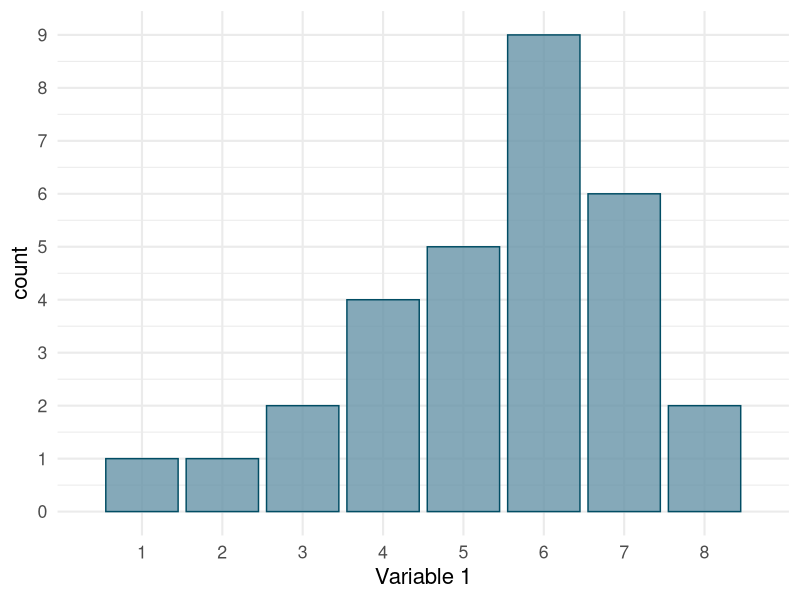
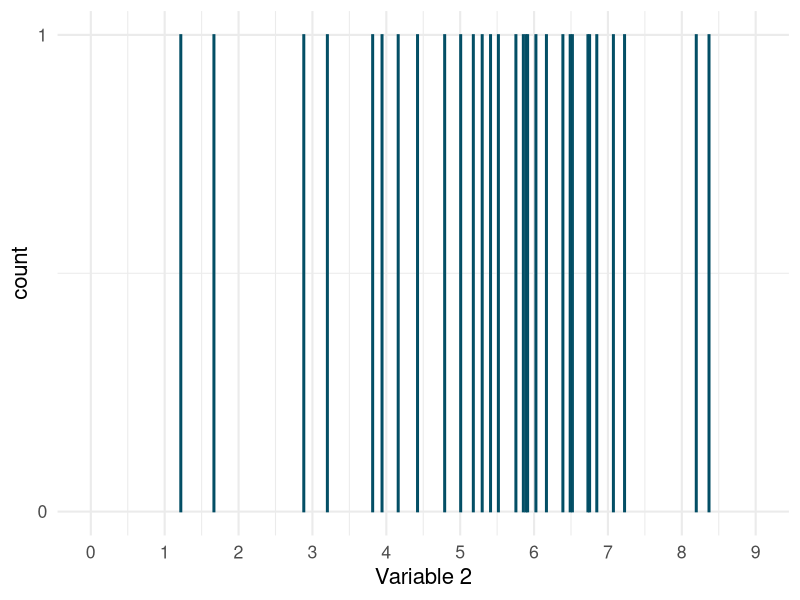
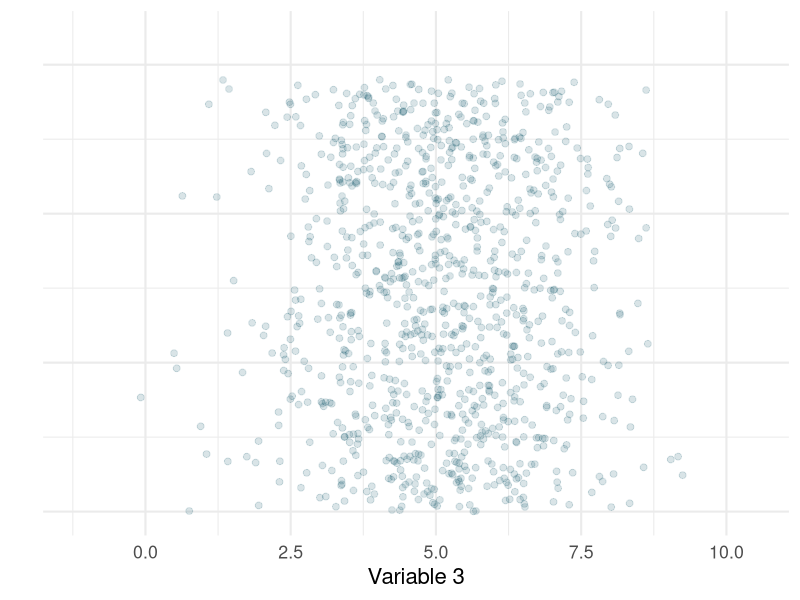
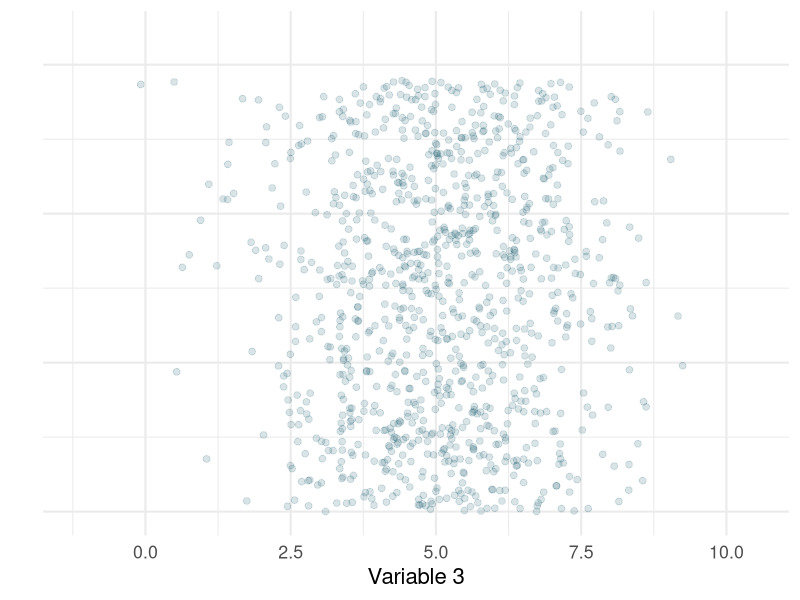
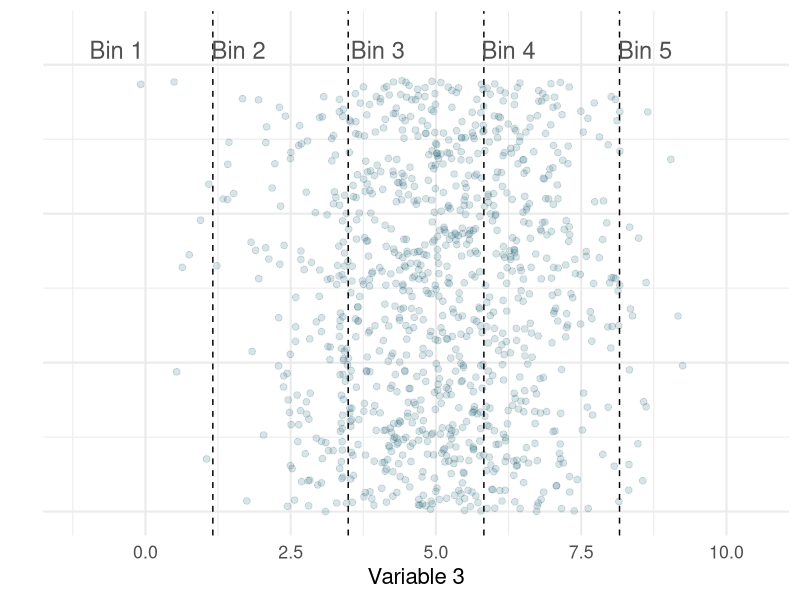
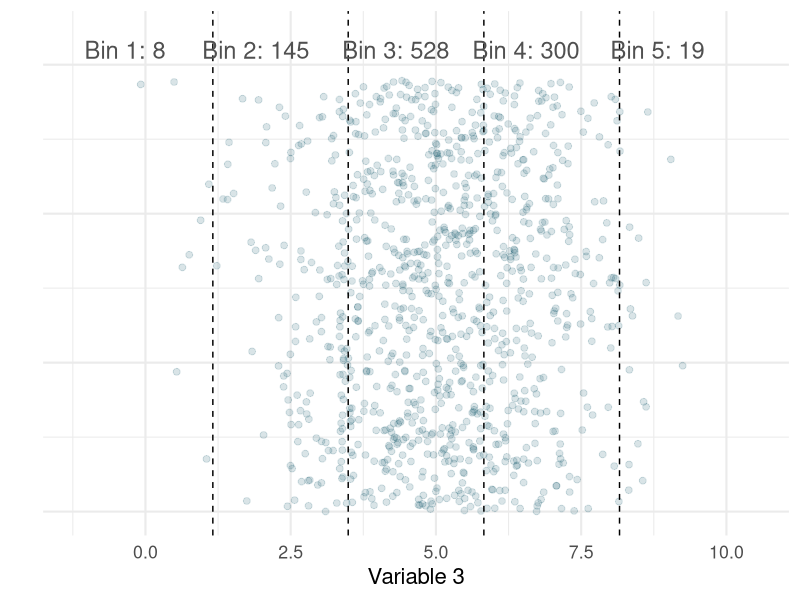
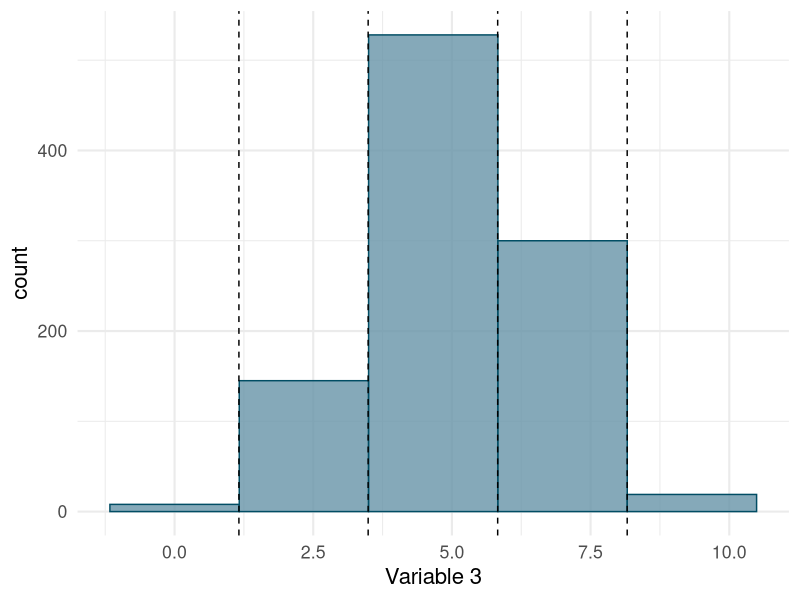
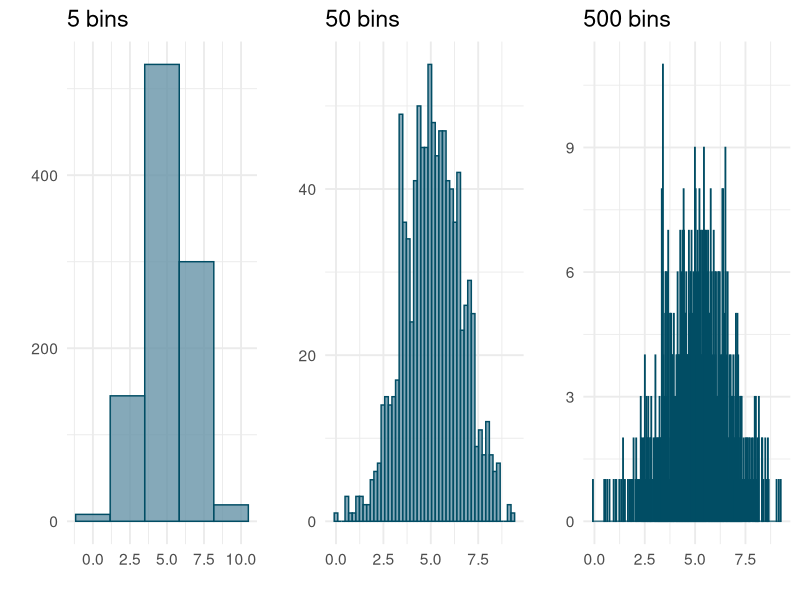

Generate these figures, in order, with R:
## ---- chunk 1
library(tidyverse)
library(kableExtra)
library(ggpubr)
## ---- chunk 2
#| echo: false


# Create the table
data <- data.frame(
  Question = c(
    "How far do you live from the Jourdan University building?",
    "How do you get there, usually?",
    "How much time approximately does it take you to get there?",
    "What arrondissement/suburb do you live in?",
    "Compared to your classmates, how close do you think you live to University?",
    "What’s the most annoying part of your itinerary to/from university?",
    "Please indicate your level of (dis)agreement with the following statement: 'My itinerary to university is annoying.'"
  ),
  Answer_Option = c(rep(" ", times = 7)
  ),
  Variable_Name = c(rep(" ", times = 7)
  ),
  Variable_Type = c(
    " ", " ", " ",
    " ", " ",
    " ", " "
  )
  )

# Render with kableExtra and small text size
kbl(data, col.names = c("Survey Question", "Answer Options", "Variable Name", "Variable Type"),
    booktabs = TRUE, align = "l", escape = FALSE) %>%
  kable_styling(full_width = FALSE, position = "center", font_size = 20) 
## ---- chunk 3
#| echo: false


# Create the table
data <- data.frame(
  Question = c(
    "How far do you live from the Jourdan University building?",
    "How do you get there, usually?",
    "How much time approximately does it take you to get there?",
    "What arrondissement/suburb do you live in?",
    "Compared to your classmates, how close do you think you live to University?",
    "What’s the most annoying part of your itinerary to/from university?",
    "Please indicate your level of (dis)agreement with the following statement: 'My itinerary to university is annoying.'"
  ),
  Answer_Option = c(
    "Use the exact distance in km",
    "Bike, Metro, Walking, or Other",
    "less than 15 mins, between 15 and 60 mins, more than 60 mins",
    "Open-ended",
    "Closer, About the same, Further away",
    "Describe briefly",
    "1: Fully disagree – 5: Fully agree"
  ),
  Variable_Name = c(rep(" ", times = 7)
  ),
  Variable_Type = c(
    " ", " ", " ",
    " ", " ",
    " ", " "
  )
)

# Render with kableExtra and small text size
kbl(data, col.names = c("Survey Question", "Answer Options", "Variable Name", "Variable Type"),
    booktabs = TRUE, align = "l", escape = FALSE) %>%
  kable_styling(full_width = FALSE, position = "center", font_size = 20) 
## ---- chunk 4
#| echo: false


# Create the table
data <- data.frame(
  Question = c(
    "How far do you live from the Jourdan University building?",
    "How do you get there, usually?",
    "How much time approximately does it take you to get there?",
    "What arrondissement/suburb do you live in?",
    "Compared to your classmates, how close do you think you live to University?",
    "What’s the most annoying part of your itinerary to/from university?",
    "Please indicate your level of (dis)agreement with the following statement: 'My itinerary to university is annoying.'"
  ),
  Answer_Option = c(
    "Use the exact distance in km",
    "Bike, Metro, Walking, or Other",
    "less than 15 mins, between 15 and 60 mins, more than 60 mins",
    "Open-ended",
    "Closer, About the same, Further away",
    "Describe briefly",
    "1: Fully disagree – 5: Fully agree"
  ),
  Variable_Name = c(
    "Distance to school", "Mode of transportation", "Travel time",
    "Place of residence", "Relative perceived distance",
    "Object of annoyance", "Degree of annoyance"
  ),
  Variable_Type = c(
    " ", " ", " ",
    " ", " ",
    " ", " "
  )
)

# Render with kableExtra and small text size
kbl(data, col.names = c("Survey Question", "Answer Options", "Variable Name", "Variable Type"),
    booktabs = TRUE, align = "l", escape = FALSE) %>%
  kable_styling(full_width = FALSE, position = "center", font_size = 20) 
## ---- chunk 5
#| echo: false


# Create the table
data <- data.frame(
  Question = c(
    "How far do you live from the Jourdan University building?",
    "How do you get there, usually?",
    "How much time approximately does it take you to get there?",
    "What arrondissement/suburb do you live in?",
    "Compared to your classmates, how close do you think you live to University?",
    "What’s the most annoying part of your itinerary to/from university?",
    "Please indicate your level of (dis)agreement with the following statement: 'My itinerary to university is annoying.'"
  ),
  Answer_Option = c(
    "Use the exact distance in km",
    "Bike, Metro, Walking, or Other",
    "less than 15 mins, between 15 and 60 mins, more than 60 mins",
    "Open-ended",
    "Closer, About the same, Further away",
    "Describe briefly",
    "1: Fully disagree – 5: Fully agree"
  ),
  Variable_Name = c(
    "Distance to school", "Mode of transportation", "Travel time",
    "Place of residence", "Relative perceived distance",
    "Object of annoyance", "Degree of annoyance"
  ),
  Variable_Type = c(
    "Numeric", " ", " ",
    " ", " ",
    " ", " "
  )
)

# Modify the value to include HTML styling
data$Variable_Type[1] <- cell_spec(data$Variable_Type[1], extra_css = "border: 3px solid red;")

# Render with kableExtra and small text size
kbl(data, col.names = c("Survey Question", "Answer Options", "Variable Name", "Variable Type"),
    booktabs = TRUE, align = "l", escape = FALSE) %>%
  kable_styling(full_width = FALSE, position = "center", font_size = 20) 
## ---- chunk 6
#| echo: false


# Create the table
data <- data.frame(
  Question = c(
    "How far do you live from the Jourdan University building?",
    "How do you get there, usually?",
    "How much time approximately does it take you to get there?",
    "What arrondissement/suburb do you live in?",
    "Compared to your classmates, how close do you think you live to University?",
    "What’s the most annoying part of your itinerary to/from university?",
    "Please indicate your level of (dis)agreement with the following statement: 'My itinerary to university is annoying.'"
  ),
  Answer_Option = c(
    "Use the exact distance in km",
    "Bike, Metro, Walking, or Other",
    "less than 15 mins, between 15 and 60 mins, more than 60 mins",
    "Open-ended",
    "Closer, About the same, Further away",
    "Describe briefly",
    "1: Fully disagree – 5: Fully agree"
  ),
  Variable_Name = c(
    "Distance to school", "Mode of transportation", "Travel time",
    "Place of residence", "Relative perceived distance",
    "Object of annoyance", "Degree of annoyance"
  ),
  Variable_Type = c(
    "Numeric", "Nominal", " ",
    " ", " ",
    " ", " "
  )
)

# Modify the value to include HTML styling
data$Variable_Type[2] <- cell_spec(data$Variable_Type[2], extra_css = "border: 3px solid red;")

# Render with kableExtra and small text size
kbl(data, col.names = c("Survey Question", "Answer Options", "Variable Name", "Variable Type"),
    booktabs = TRUE, align = "l", escape = FALSE) %>%
  kable_styling(full_width = FALSE, position = "center", font_size = 20) 
## ---- chunk 7
#| echo: false


# Create the table
data <- data.frame(
  Question = c(
    "How far do you live from the Jourdan University building?",
    "How do you get there, usually?",
    "How much time approximately does it take you to get there?",
    "What arrondissement/suburb do you live in?",
    "Compared to your classmates, how close do you think you live to University?",
    "What’s the most annoying part of your itinerary to/from university?",
    "Please indicate your level of (dis)agreement with the following statement: 'My itinerary to university is annoying.'"
  ),
  Answer_Option = c(
    "Use the exact distance in km",
    "Bike, Metro, Walking, or Other",
    "less than 15 mins, between 15 and 60 mins, more than 60 mins",
    "Open-ended",
    "Closer, About the same, Further away",
    "Describe briefly",
    "1: Fully disagree – 5: Fully agree"
  ),
  Variable_Name = c(
    "Distance to school", "Mode of transportation", "Travel time",
    "Place of residence", "Relative perceived distance",
    "Object of annoyance", "Degree of annoyance"
  ),
  Variable_Type = c(
    "Numeric", "Nominal", "Ordinal",
    " ", " ",
    " ", " "
  )
)

# Modify the value to include HTML styling
data$Variable_Type[3] <- cell_spec(data$Variable_Type[3], extra_css = "border: 3px solid red;")

# Render with kableExtra and small text size
kbl(data, col.names = c("Survey Question", "Answer Options", "Variable Name", "Variable Type"),
    booktabs = TRUE, align = "l", escape = FALSE) %>%
  kable_styling(full_width = FALSE, position = "center", font_size = 20) 
## ---- chunk 8
#| echo: false


# Create the table
data <- data.frame(
  Question = c(
    "How far do you live from the Jourdan University building?",
    "How do you get there, usually?",
    "How much time approximately does it take you to get there?",
    "What arrondissement/suburb do you live in?",
    "Compared to your classmates, how close do you think you live to University?",
    "What’s the most annoying part of your itinerary to/from university?",
    "Please indicate your level of (dis)agreement with the following statement: 'My itinerary to university is annoying.'"
  ),
  Answer_Option = c(
    "Use the exact distance in km",
    "Bike, Metro, Walking, or Other",
    "less than 15 mins, between 15 and 60 mins, more than 60 mins",
    "Open-ended",
    "Closer, About the same, Further away",
    "Describe briefly",
    "1: Fully disagree – 5: Fully agree"
  ),
  Variable_Name = c(
    "Distance to school", "Mode of transportation", "Travel time",
    "Place of residence", "Relative perceived distance",
    "Object of annoyance", "Degree of annoyance"
  ),
  Variable_Type = c(
    "Numeric", "Nominal", "Ordinal",
    "Nominal", " ",
    " ", " "
  )
)

# Modify the value to include HTML styling
data$Variable_Type[4] <- cell_spec(data$Variable_Type[4], extra_css = "border: 3px solid red;")

# Render with kableExtra and small text size
kbl(data, col.names = c("Survey Question", "Answer Options", "Variable Name", "Variable Type"),
    booktabs = TRUE, align = "l", escape = FALSE) %>%
  kable_styling(full_width = FALSE, position = "center", font_size = 20) 
## ---- chunk 9
#| echo: false


# Create the table
data <- data.frame(
  Question = c(
    "How far do you live from the Jourdan University building?",
    "How do you get there, usually?",
    "How much time approximately does it take you to get there?",
    "What arrondissement/suburb do you live in?",
    "Compared to your classmates, how close do you think you live to University?",
    "What’s the most annoying part of your itinerary to/from university?",
    "Please indicate your level of (dis)agreement with the following statement: 'My itinerary to university is annoying.'"
  ),
  Answer_Option = c(
    "Use the exact distance in km",
    "Bike, Metro, Walking, or Other",
    "less than 15 mins, between 15 and 60 mins, more than 60 mins",
    "Open-ended",
    "Closer, About the same, Further away",
    "Describe briefly",
    "1: Fully disagree – 5: Fully agree"
  ),
  Variable_Name = c(
    "Distance to school", "Mode of transportation", "Travel time",
    "Place of residence", "Relative perceived distance",
    "Object of annoyance", "Degree of annoyance"
  ),
  Variable_Type = c(
    "Numeric", "Nominal", "Ordinal",
    "Nominal", "Ordinal",
    " ", " "
  )
)

# Modify the value to include HTML styling
data$Variable_Type[5] <- cell_spec(data$Variable_Type[5], extra_css = "border: 3px solid red;")

# Render with kableExtra and small text size
kbl(data, col.names = c("Survey Question", "Answer Options", "Variable Name", "Variable Type"),
    booktabs = TRUE, align = "l", escape = FALSE) %>%
  kable_styling(full_width = FALSE, position = "center", font_size = 20) 
## ---- chunk 10
#| echo: false


# Create the table
data <- data.frame(
  Question = c(
    "How far do you live from the Jourdan University building?",
    "How do you get there, usually?",
    "How much time approximately does it take you to get there?",
    "What arrondissement/suburb do you live in?",
    "Compared to your classmates, how close do you think you live to University?",
    "What’s the most annoying part of your itinerary to/from university?",
    "Please indicate your level of (dis)agreement with the following statement: 'My itinerary to university is annoying.'"
  ),
  Answer_Option = c(
    "Use the exact distance in km",
    "Bike, Metro, Walking, or Other",
    "less than 15 mins, between 15 and 60 mins, more than 60 mins",
    "Open-ended",
    "Closer, About the same, Further away",
    "Describe briefly",
    "1: Fully disagree – 5: Fully agree"
  ),
  Variable_Name = c(
    "Distance to school", "Mode of transportation", "Travel time",
    "Place of residence", "Relative perceived distance",
    "Object of annoyance", "Degree of annoyance"
  ),
  Variable_Type = c(
    "Numeric", "Nominal", "Ordinal",
    "Nominal", "Ordinal",
    "Open-ended", " "
  )
)

# Modify the value to include HTML styling
data$Variable_Type[6] <- cell_spec(data$Variable_Type[6], extra_css = "border: 3px solid red;")

# Render with kableExtra and small text size
kbl(data, col.names = c("Survey Question", "Answer Options", "Variable Name", "Variable Type"),
    booktabs = TRUE, align = "l", escape = FALSE) %>%
  kable_styling(full_width = FALSE, position = "center", font_size = 20) 
## ---- chunk 11
#| echo: false


# Create the table
data <- data.frame(
  Question = c(
    "How far do you live from the Jourdan University building?",
    "How do you get there, usually?",
    "How much time approximately does it take you to get there?",
    "What arrondissement/suburb do you live in?",
    "Compared to your classmates, how close do you think you live to University?",
    "What’s the most annoying part of your itinerary to/from university?",
    "Please indicate your level of (dis)agreement with the following statement: 'My itinerary to university is annoying.'"
  ),
  Answer_Option = c(
    "Use the exact distance in km",
    "Bike, Metro, Walking, or Other",
    "less than 15 mins, between 15 and 60 mins, more than 60 mins",
    "Open-ended",
    "Closer, About the same, Further away",
    "Describe briefly",
    "1: Fully disagree – 5: Fully agree"
  ),
  Variable_Name = c(
    "Distance to school", "Mode of transportation", "Travel time",
    "Place of residence", "Relative perceived distance",
    "Object of annoyance", "Degree of annoyance"
  ),
  Variable_Type = c(
    "Numeric", "Nominal", "Ordinal",
    "Nominal", "Ordinal",
    "Open-ended", "Ordinal/Numeric/Discrete"
  )
)

# Modify the value to include HTML styling
data$Variable_Type[7] <- cell_spec(data$Variable_Type[7], extra_css = "border: 3px solid red;")

# Render with kableExtra and small text size
kbl(data, col.names = c("Survey Question", "Answer Options", "Variable Name", "Variable Type"),
    booktabs = TRUE, align = "l", escape = FALSE) %>%
  kable_styling(full_width = FALSE, position = "center", font_size = 20) 
## ---- chunk 12
#| echo: false
variable_types <- data.frame(
  Variable_Type = c("Nominal", "Ordinal", "Continuous", "Discrete", "Qualitative"),
  Description = c(
    "The color of a flower is another example of a nominal variable. 
Is the flower white, orange, or red? None of those options is “more” than the others; they’re just different.",
    "An ordinal variable, just like nominal variables, has categories. But some values are clearly “more” and others clearly “less” - you can ‘order’ observations. However, it is not clear how much more or less one value is than another, and differences might not always be the same between one value and the next.",
    "A continuous variable can take any numeric value within a given range.",
    "A discrete variable is numeric, but can only take specific, distinct values. For example, the score given by a judge to a gymnast (only integer values between 0 and 10).",
"Free text. To quantify it, people typically try to cateogrize them."
  ),
  Example = c(
    "Flower color (White, Orange, Red)",
    "Satisfaction levels (Low, Medium, High)",
    "A person's height (e.g., 170.5 cm)",
    "A judge's score in a gymnast competition (only integer values between 0 and 10)", 
    "Open-ended survey answers (e.g. 'Describe your day in detail') or a data frame with news paper headlines"
  )
)

# Render the table with kable
kbl(variable_types, 
    col.names = c("Variable Type", "Description", "Example"), 
    booktabs = TRUE, 
    align = "l") |> 
  kable_styling(full_width = FALSE, position = "center", font_size = 20) |> 
  column_spec(1, bold = TRUE)  # Make the first column bold and slightly larger
## ---- chunk 13
#| echo: false
data <- read.csv("../data/distribution_data.csv")

data |> 
  select(V1) 
## ---- chunk 14
#| echo: false
data |> 
  group_by(V1) |> 
  summarise(n = n())
## ---- chunk 15
ggplot(data, aes(x = V1)) +
  geom_bar(stat = "count", fill = "#6794A7", color = "#014D64", alpha = .8) +
  scale_y_continuous(limits = c(0, 9), breaks = 0:9) + 
  scale_x_discrete(name = "Variable 1", limits = 1:8) +
  theme_minimal(base_size = 16)
## ---- chunk 16
#| echo: false
data <- read.csv("../data/distribution_data.csv")

data |> 
  select(V1) 
## ---- chunk 17
ggplot(data, aes(x = V2)) +
  geom_bar(stat = "count", fill = "#6794A7", color = "#014D64", alpha = .8) +
  scale_y_continuous(limits = 0:1, breaks = 0:1) + 
  scale_x_continuous(name = "Variable 2", limits = c(0, 9), breaks = 0:9) +
  theme_minimal(base_size = 16)
## ---- chunk 18
hist_data <- read.csv("../data/hist_illustration.csv") %>%
  mutate(y = runif(1000, 0, 1.45))
jitter_plot <- ggplot(hist_data, aes(x = x, y = y)) + 
  geom_point(alpha = .15, size = 2, fill = "#6794A7", color = "#014D64", height = .5, width = 0) + 
  scale_x_continuous(name = "Variable 3", limits = c(-1.1775, 10.4925), breaks = seq(0, 10, 2.5)) +
  scale_y_continuous(name = "", limits = c(0, 1.6)) + 
  theme_minimal(base_size = 16) + theme(axis.text.y = element_blank())
jitter_plot
## ---- chunk 19
hist_data <- read.csv("../data/hist_illustration.csv") %>%
  mutate(y = runif(1000, 0, 1.45))
jitter_plot <- ggplot(hist_data, aes(x = x, y = y)) + 
  geom_point(alpha = .15, size = 2, fill = "#6794A7", color = "#014D64", height = .5, width = 0) + 
  scale_x_continuous(name = "Variable 3", limits = c(-1.1775, 10.4925), breaks = seq(0, 10, 2.5)) +
  scale_y_continuous(name = "", limits = c(0, 1.6)) + 
  theme_minimal(base_size = 16) + theme(axis.text.y = element_blank())
jitter_plot
## ---- chunk 20
jitter_plot +
  geom_vline(xintercept = c(1.160, 3.49, 5.825, 8.160), linetype = "dashed") +
  annotate("text", x = -.5, y = 1.55, label = "Bin 1", size = 6, color = "#505050") +
  annotate("text", x = 1.6, y = 1.55, label = "Bin 2", size = 6, color = "#505050") +
  annotate("text", x = 4, y = 1.55, label = "Bin 3", size = 6, color = "#505050") +
  annotate("text", x = 6.25, y = 1.55, label = "Bin 4", size = 6, color = "#505050") +
  annotate("text", x = 8.6, y = 1.55, label = "Bin 5", size = 6, color = "#505050")
## ---- chunk 21
jitter_plot +
  geom_vline(xintercept = c(1.160, 3.49, 5.825, 8.160), linetype = "dashed") +
  annotate("text", x = -.35, y = 1.55, label = "Bin 1: 8", size = 6, color = "#505050") +
  annotate("text", x = 1.9, y = 1.55, label = "Bin 2: 145", size = 6, color = "#505050") +
  annotate("text", x = 4.31, y = 1.55, label = "Bin 3: 528", size = 6, color = "#505050") +
  annotate("text", x = 6.55, y = 1.55, label = "Bin 4: 300", size = 6, color = "#505050") +
  annotate("text", x = 8.815, y = 1.55, label = "Bin 5: 19", size = 6, color = "#505050")
## ---- chunk 22
ggplot(hist_data, aes(x = x)) +
  geom_histogram(fill = "#6794A7", color = "#014D64", alpha = .8, bins = 5) + 
  geom_vline(xintercept = c(1.160, 3.49, 5.825, 8.160), linetype = "dashed") + 
  xlab("Variable 3") + theme_minimal(base_size = 16) 
## ---- chunk 23
myhist <- function(b) {
  ggplot(hist_data, aes(x = x)) + 
    geom_histogram(fill = "#6794A7", color = "#014D64", alpha = .8, bins = b) +
    ylab("") + xlab("") + ggtitle(paste(b, "bins")) + theme_minimal(base_size = 14)
}
ggarrange(myhist(5), myhist(50), myhist(500), ncol = 3)
## ---- chunk 24
ggplot(hist_data, aes(x = x)) +
  geom_histogram(fill = "#6794A7", color = "#014D64", alpha = .8, bins = 5) + 
  geom_vline(xintercept = c(1.160, 3.49, 5.825, 8.160), linetype = "dashed") + 
  xlab("Variable 3") + theme_minimal(base_size = 16) 
## ---- chunk 25
ggplot(hist_data, aes(x = x)) +
  geom_density(fill = "#6794A7", color = "#014D64", alpha = .8) +
    xlab("Variable 3") + theme_minimal(base_size = 14)
## ---- chunk 26
mydens <- function(b) {
  ggplot(hist_data, aes(x = x)) +
  geom_density(fill = "#6794A7", color = "#014D64", alpha = .8, bw = b) +
    ylab("") + xlab("") + ggtitle(paste("Bandwidth:", b)) + theme_minimal(base_size = 14)
}
ggarrange(mydens(.025), mydens(.25), mydens(2.5), ncol = 3)
## ---- chunk 27
#| echo: false
data <- read.csv("../data/distribution_data.csv")

data |> 
  select(V1) 
## ---- chunk 28
#| echo: true
# make a vector
variable <- c(1, 2, 4, 8, 12)

# calculate the mean
mean(variable)
## ---- chunk 29
#| echo: false
data <- read.csv("../data/distribution_data.csv")

data |> 
  select(V1) |> 
  arrange(V1)
## ---- chunk 30
#| echo: false
data <- read.csv("../data/distribution_data.csv")

data |> 
  select(V1) |> 
  arrange(V1)
## ---- chunk 31
#| echo: true
# make a vector
variable <- c(1, 2, 4, 8, 12)

# calculate the mean
median(variable)
## ---- chunk 32
set.seed(123)

library(patchwork)  # For combining plots

# Generate two datasets: one with an outlier, one without
data_normal <- data.frame(values = rnorm(30, mean = 50, sd = 10))
data_outlier <- data_normal
data_outlier$values[30] <- 150  # Add an extreme outlier

# Compute mean and median for both datasets
mean_normal <- mean(data_normal$values)
median_normal <- median(data_normal$values)
mean_outlier <- mean(data_outlier$values)
median_outlier <- median(data_outlier$values)

# Define bin width and limits
binwidth <- 5
x_limits <- c(20, 160)  # Ensure the outlier is included

# Create histogram without outlier
p1 <- ggplot(data_normal, aes(x = values)) +
  geom_histogram(binwidth = binwidth, fill = "#6794A7", color = "#014D64", alpha = .8) +
  geom_vline(xintercept = mean_normal, color = "red", linetype = "dashed", linewidth = 1) +
  geom_vline(xintercept = median_normal, color = "blue", linetype = "dotted", linewidth = 1) +
  labs(title = "Without Outlier",
       subtitle = "Mean (red) and Median (blue) are close",
       x = "Value", y = "Count") +
  theme_minimal() +
  annotate("text", x = mean_normal + 10, y = 8, label = "Mean", color = "red") +
  annotate("text", x = median_normal - 10, y = 6, label = "Median", color = "blue") +
  xlim(x_limits)

# Create histogram with outlier
p2 <- ggplot(data_outlier, aes(x = values)) +
  geom_histogram(binwidth = binwidth, fill = "#6794A7", color = "#014D64", alpha = .8) +
  geom_vline(xintercept = mean_outlier, color = "red", linetype = "dashed", linewidth = 1) +
  geom_vline(xintercept = median_outlier, color = "blue", linetype = "dotted", linewidth = 1) +
  labs(title = "With Outlier",
       subtitle = "Mean is pulled to the right",
       x = "Value", y = "Count") +
  theme_minimal() +
  annotate("text", x = mean_outlier + 10, y = 8, label = "Mean", color = "red") +
  annotate("text", x = median_outlier - 10, y = 6, label = "Median", color = "blue") +
  xlim(x_limits)

# Combine plots
p1 + p2

## ---- chunk 33
mean(c(1, 2, 3, 4, NA))
mean(c(1, 2, 3, 4, NA), na.rm = T)
## ---- chunk 34
set.seed(123)

# Generate data with increasing standard deviations
data <- data.frame(
  value = c(rnorm(1000, mean = 50, sd = 2),   # Very little variation
            rnorm(1000, mean = 50, sd = 5),   # A little more variation
            rnorm(1000, mean = 50, sd = 10),  # Even more variation
            rnorm(1000, mean = 50, sd = 20)), # Lots of variation
  group = factor(rep(c("Very Little", "Little More", "Even More", "Lots"), each = 1000), 
                 levels = c("Very Little", "Little More", "Even More", "Lots"))  # Explicit order
)

# Create density plots
p <- ggplot(data, aes(x = value)) +
  geom_density(fill = "#6794A7", color = "#014D64", alpha = .8) +
  facet_wrap(~ group) +
  theme_minimal() +
  labs(title = "Distributions with different variation...",
       x = "Some value", y = "Density")

# Display the plot
p

## ---- chunk 35
#| echo: true
distribution <- c(-3, -2, -1, 0, 1, 2, 3)
## ---- chunk 36
#| echo: true
max(distribution) - min(distribution)
## ---- chunk 37
kable(t(tibble(` ` = c(-3, -2, -1, 0, 1, 2, 3))), caption = "")
## ---- chunk 38
kable(t(tibble(` ` = c(-3, -2, -1, 0, 0, 1, 2, 3))), caption = "")
## ---- chunk 39
kable(tibble(x = c(1, 4, -3, 8), `mean(x)` = mean(c(1, 4, -3, 8)),
             `x - mean(x)` = c(1, 4, -3, 8) - mean(c(1, 4, -3, 8))), 
      caption = "", align = "ccc")
## ---- chunk 40
#| echo: true
variable <- c(0, 1, 3, 4, 6, 7, 8, 10, 11)
IQR(variable)
## ---- chunk 41
#| echo: true
sd(variable)
## ---- chunk 42
#| echo: true
quantile(variable)
